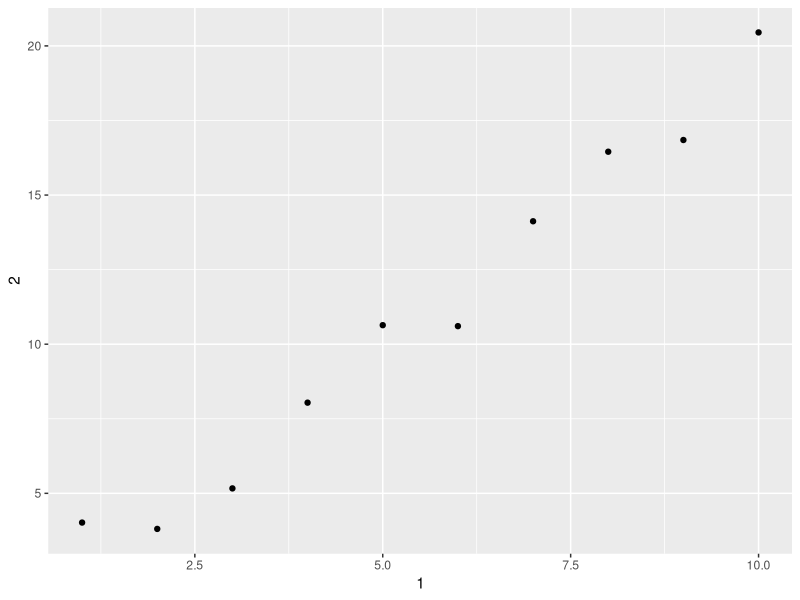

The R script that drew this image:
## ---- chunk 1
knitr::opts_chunk$set(echo = TRUE)
## ---- chunk 2
library(tidyverse)
## ---- chunk 3
print(mtcars)
class(mtcars)
#we can make data as tibbles by using as_tibble() and check its class by class()
as_tibble(mtcars)
class(as_tibble(mtcars))
## ---- chunk 4
#df does partial matching
df <- data.frame(abc = 1, xyz = "a")
df$x
#df returns a factor
df[, "xyz"]
#returns data frame
df[, c("abc", "xyz")]

#tibble doesn't do partial matching
dftibble <- as_tibble(df)
dftibble$x
#tibble returns a data frame
dftibble[, "xyz"]
#tibbles have class in top of each column
dftibble[, c("abc", "xyz")]
## ---- chunk 5
var <- "abc"
dftibble[[var]]
dftibble[var]
## ---- chunk 6
annoying <- tibble(
  `1` = 1:10,
  `2` = `1` * 2 + rnorm(length(`1`))
)
#1. Extracting the variable called 1.
annoying$`1`
#2. Plotting a scatterplot of 1 vs 2.
ggplot(annoying, aes(x = `1`, y = `2`)) + geom_point()
#3. Creating a new column called 3 which is 2 divided by 1.
annoying[["3"]] <- annoying$`2` / annoying$`1`
#4. Renaming the columns to one, two and three.
annoying <- rename(annoying, one = `1`, two = `2`, three = `3`)
glimpse(annoying)
## ---- chunk 7
enframe(c(a = 5, b = 7))
## ---- chunk 8
#use print.tbl_df
?print.tbl_df
#examples
print(as_tibble(mtcars), n = 5)
## ---- chunk 9

## ---- chunk 10

## ---- chunk 11

## ---- chunk 12

